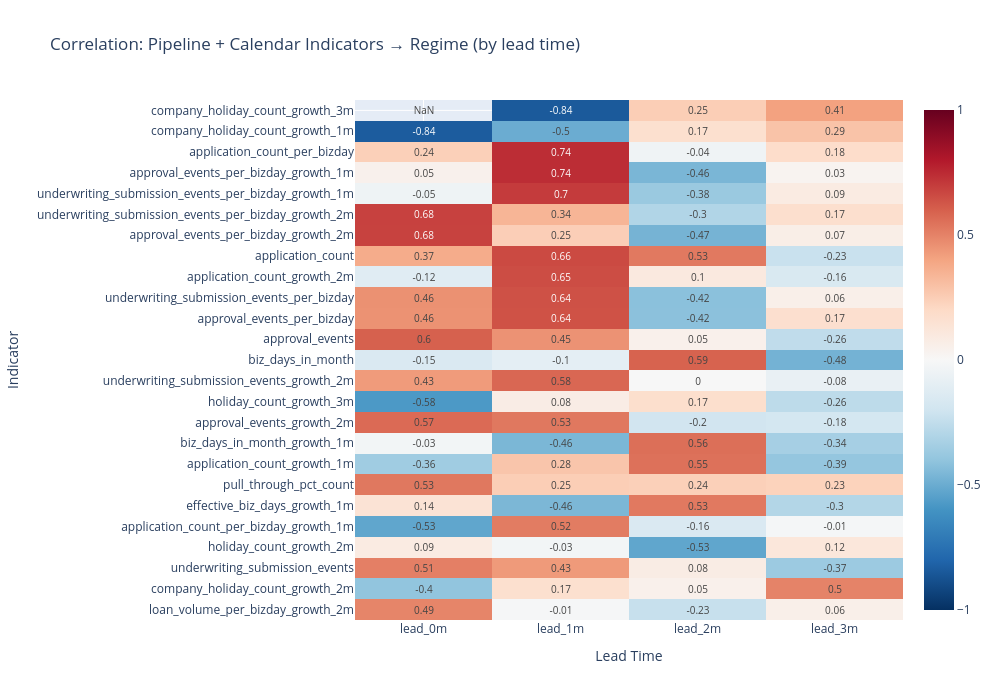

Source (notebook cell):
### Code cell
#////////////////////////////////////////////////////////////////////////////////////////////////////////
#                   STEP 7: Heatmap — Lead Time × Indicator vs regime_numeric
#////////////////////////////////////////////////////////////////////////////////////////////////////////

regime_corrs = corr_df[corr_df['param'] == 'regime_numeric'].copy()

if not regime_corrs.empty:
    pivot = regime_corrs.pivot_table(
        index='indicator', columns='lead', values='correlation'
    )
    pivot['max_abs'] = pivot.abs().max(axis=1)
    pivot = pivot.sort_values('max_abs', ascending=False).drop(columns='max_abs').head(25)

    fig_heatmap = go.Figure(data=go.Heatmap(
        z=pivot.values,
        x=pivot.columns.tolist(),
        y=pivot.index.tolist(),
        colorscale='RdBu_r',
        zmid=0, zmin=-1, zmax=1,
        text=pivot.round(2).values,
        texttemplate='%{text}',
        textfont=dict(size=10),
    ))
    fig_heatmap.update_layout(
        title='Correlation: Pipeline + Calendar Indicators → Regime (by lead time)',
        xaxis_title='Lead Time',
        yaxis_title='Indicator',
        height=700, width=1000,
        yaxis=dict(autorange='reversed'),
    )
    fig_heatmap.show()

### Figure 1 — Plotly figure (JSON) as saved in the notebook; plotly's stock layout.template omitted (floating-point values rounded to 4 significant figures)
{"data": [{"colorscale": [[0, "rgb(5,48,97)"], [0.1, "rgb(33,102,172)"], [0.2, "rgb(67,147,195)"], [0.3, "rgb(146,197,222)"], [0.4, "rgb(209,229,240)"], [0.5, "rgb(247,247,247)"], [0.6, "rgb(253,219,199)"], [0.7, "rgb(244,165,130)"], [0.8, "rgb(214,96,77)"], [0.9, "rgb(178,24,43)"], [1, "rgb(103,0,31)"]], "text": [[NaN, -0.84, 0.25, 0.41], [-0.84, -0.5, 0.17, 0.29], [0.24, 0.74, -0.04, 0.18], [0.05, 0.74, -0.46, 0.03], [-0.05, 0.7, -0.38, 0.09], [0.68, 0.34, -0.3, 0.17], [0.68, 0.25, -0.47, 0.07], [0.37, 0.66, 0.53, -0.23], [-0.12, 0.65, 0.1, -0.16], [0.46, 0.64, -0.42, 0.06], [0.46, 0.64, -0.42, 0.17], [0.6, 0.45, 0.05, -0.26], [-0.15, -0.1, 0.59, -0.48], [0.43, 0.58, 0.0, -0.08], [-0.58, 0.08, 0.17, -0.26], [0.57, 0.53, -0.2, -0.18], [-0.03, -0.46, 0.56, -0.34], [-0.36, 0.28, 0.55, -0.39], [0.53, 0.25, 0.24, 0.23], [0.14, -0.46, 0.53, -0.3], [-0.53, 0.52, -0.16, -0.01], [0.09, -0.03, -0.53, 0.12], [0.51, 0.43, 0.08, -0.37], [-0.4, 0.17, 0.05, 0.5], [0.49, -0.01, -0.23, 0.06]], "textfont": {"size": 10}, "texttemplate": "%{text}", "type": "heatmap", "x": ["lead_0m", "lead_1m", "lead_2m", "lead_3m"], "y": ["company_holiday_count_growth_3m", "company_holiday_count_growth_1m", "application_count_per_bizday", "approval_events_per_bizday_growth_1m", "underwriting_submission_events_per_bizday_growth_1m", "underwriting_submission_events_per_bizday_growth_2m", "approval_events_per_bizday_growth_2m", "application_count", "application_count_growth_2m", "underwriting_submission_events_per_bizday", "approval_events_per_bizday", "approval_events", "biz_days_in_month", "underwriting_submission_events_growth_2m", "holiday_count_growth_3m", "approval_events_growth_2m", "biz_days_in_month_growth_1m", "application_count_growth_1m", "pull_through_pct_count", "effective_biz_days_growth_1m", "application_count_per_bizday_growth_1m", "holiday_count_growth_2m", "underwriting_submission_events", "company_holiday_count_growth_2m", "loan_volume_per_bizday_growth_2m"], "z": [[NaN, -0.845, 0.25, 0.408], [-0.837, -0.5, 0.167, 0.289], [0.24, 0.743, -0.043, 0.184], [0.047, 0.742, -0.461, 0.03], [-0.046, 0.702, -0.375, 0.088], [0.685, 0.341, -0.303, 0.171], [0.683, 0.247, -0.471, 0.067], [0.374, 0.662, 0.528, -0.226], [-0.12, 0.653, 0.098, -0.159], [0.459, 0.643, -0.418, 0.059], [0.456, 0.64, -0.415, 0.168], [0.597, 0.454, 0.052, -0.255], [-0.152, -0.1, 0.591, -0.477], [0.428, 0.579, 0.0, -0.076], [-0.577, 0.077, 0.173, -0.263], [0.57, 0.531, -0.196, -0.182], [-0.027, -0.458, 0.557, -0.336], [-0.356, 0.282, 0.551, -0.391], [0.531, 0.248, 0.24, 0.231], [0.142, -0.456, 0.527, -0.295], [-0.526, 0.52, -0.155, -0.014], [0.089, -0.027, -0.526, 0.117], [0.51, 0.432, 0.079, -0.369], [-0.4, 0.167, 0.05, 0.5], [0.493, -0.013, -0.232, 0.06]], "zmax": 1, "zmid": 0, "zmin": -1}], "layout": {"height": 700, "title": {"text": "Correlation: Pipeline + Calendar Indicators → Regime (by lead time)"}, "width": 1000, "xaxis": {"title": {"text": "Lead Time"}}, "yaxis": {"autorange": "reversed", "title": {"text": "Indicator"}}}}
